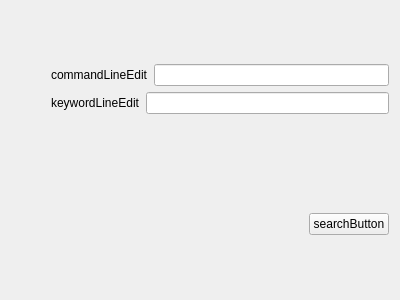
<?xml version="1.0" encoding="UTF-8"?>
<ui version="4.0">
 <class>Form</class>
 <widget class="QWidget" name="Form">
  <property name="geometry">
   <rect>
    <x>0</x>
    <y>0</y>
    <width>400</width>
    <height>300</height>
   </rect>
  </property>
  <property name="windowTitle">
   <string>Form</string>
  </property>
  <layout class="QVBoxLayout" name="verticalLayout_3">
   <item>
    <layout class="QVBoxLayout" name="verticalLayout_2">
     <item>
      <layout class="QVBoxLayout" name="verticalLayout">
       <item>
        <layout class="QHBoxLayout" name="horizontalLayout_3">
         <item>
          <spacer name="horizontalSpacer">
           <property name="orientation">
            <enum>Qt::Horizontal</enum>
           </property>
           <property name="sizeType">
            <enum>QSizePolicy::Minimum</enum>
           </property>
           <property name="sizeHint" stdset="0">
            <size>
             <width>40</width>
             <height>20</height>
            </size>
           </property>
          </spacer>
         </item>
         <item>
          <layout class="QHBoxLayout" name="horizontalLayout_2">
           <item>
            <widget class="QLabel" name="label">
             <property name="text">
              <string>commandLineEdit</string>
             </property>
            </widget>
           </item>
           <item>
            <widget class="QLineEdit" name="lineEdit"/>
           </item>
          </layout>
         </item>
        </layout>
       </item>
       <item>
        <layout class="QHBoxLayout" name="horizontalLayout_4">
         <item>
          <spacer name="horizontalSpacer_2">
           <property name="orientation">
            <enum>Qt::Horizontal</enum>
           </property>
           <property name="sizeType">
            <enum>QSizePolicy::Minimum</enum>
           </property>
           <property name="sizeHint" stdset="0">
            <size>
             <width>40</width>
             <height>20</height>
            </size>
           </property>
          </spacer>
         </item>
         <item>
          <layout class="QHBoxLayout" name="horizontalLayout">
           <item>
            <widget class="QLabel" name="label_2">
             <property name="text">
              <string>keywordLineEdit</string>
             </property>
            </widget>
           </item>
           <item>
            <widget class="QLineEdit" name="lineEdit_2"/>
           </item>
          </layout>
         </item>
        </layout>
       </item>
      </layout>
     </item>
     <item>
      <spacer name="verticalSpacer">
       <property name="orientation">
        <enum>Qt::Vertical</enum>
       </property>
       <property name="sizeType">
        <enum>QSizePolicy::Minimum</enum>
       </property>
       <property name="sizeHint" stdset="0">
        <size>
         <width>20</width>
         <height>40</height>
        </size>
       </property>
      </spacer>
     </item>
     <item>
      <layout class="QHBoxLayout" name="horizontalLayout_5">
       <item>
        <spacer name="horizontalSpacer_3">
         <property name="orientation">
          <enum>Qt::Horizontal</enum>
         </property>
         <property name="sizeHint" stdset="0">
          <size>
           <width>40</width>
           <height>20</height>
          </size>
         </property>
        </spacer>
       </item>
       <item>
        <widget class="QPushButton" name="pushButton">
         <property name="text">
          <string>searchButton</string>
         </property>
        </widget>
       </item>
      </layout>
     </item>
    </layout>
   </item>
  </layout>
 </widget>
 <resources/>
 <connections/>
</ui>
